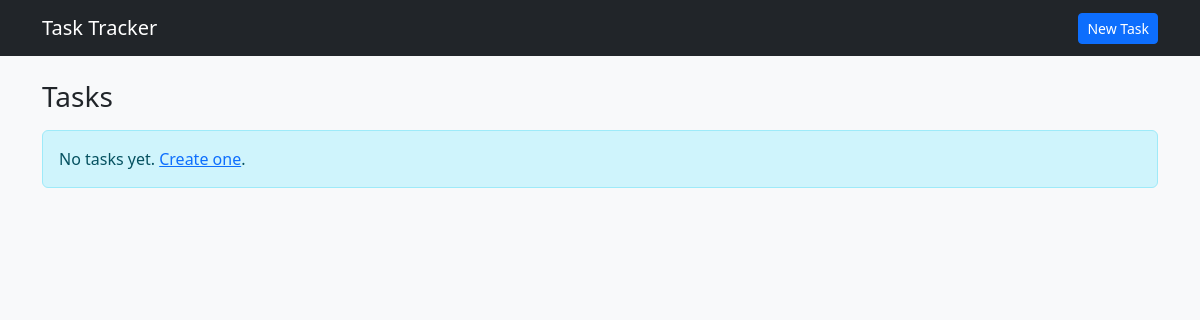
The page /tasks/ on the database as committed earlier.
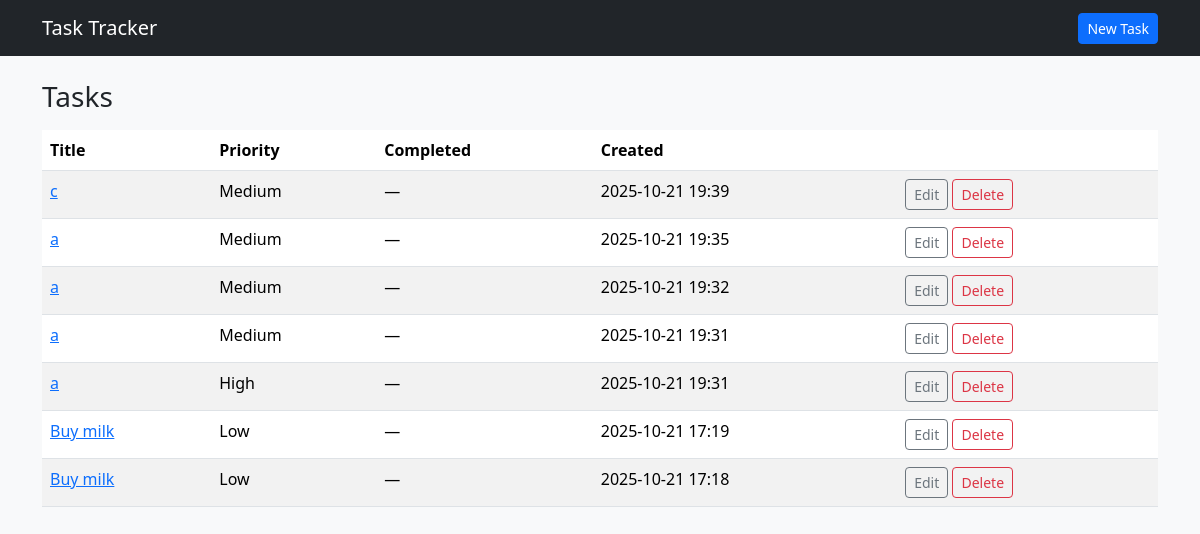
The same page on the database as committed later.
### tasks/models.py (models this page shows, shortened)
class Task(models.Model):
    PRIORITY_LOW = 'low'
    PRIORITY_MEDIUM ='medium'
    PRIORITY_HIGH = 'high'
    PRIORITY_CHOICES = [
        (PRIORITY_LOW, 'Low'),
        (PRIORITY_MEDIUM, 'Medium'),
        (PRIORITY_HIGH, 'High'),
    ]
    title = models.CharField(max_length=100)
    description = models.TextField(blank=True)
    priority = models.CharField(max_length=10, choices=PRIORITY_CHOICES, default=PRIORITY_MEDIUM)
    is_completed = models.BooleanField(default=False)
    created_at = models.DateTimeField(auto_now_add=True)

### tasks/views.py (the view)
# urls.py: path("tasks/",views.task_list, name = "task_list"),
def task_list(request):
    tasks = Task.objects.order_by("-created_at") #el - es ordenado por fecha de creación (de la reciente a la antigua)#
    return render(request, "tasks_list.html",{"tasks":tasks})

### tasks/templates/tasks_list.html (shortened to what this page needs)
{% extends "base.html" %}
{% block content %}
<h1 class="h3 mb-3">Tasks</h1>
{% if tasks %}
    <div class="table-responsive">
        <table class="table table-striped aling-middle">
            <thead>
                <tr>
                   <th>Title</th>
                   <th>Priority</th>
                   <th>Completed</th>
                   <th>Created</th>
                   <th></th>
                </tr>
            </thead>
            <tbody>
                {% for t in tasks %}
                <tr>
                    <td><a href="{% url 'task_detail' t.pk}">{{t.title}}</a></td>
                    <td>{{t.get_priority_display }}</td>
                    <td>{% if t.is_completed %} OK {% else %}—{% endif %}</td>
                    <td>{{t.created_at|date:"Y-m-d H:i"}}</td>
                    <td>
                        <a class="btn btn-sm btn-outline-secondary" href="{% url 'task_update' t.pk%}">Edit</a>
                        <a class="btn btn-sm btn-outline-danger" href="{% url 'task_delete' t.pk %}">Delete</a>
                    </td>
                </tr>
            </tbody>
        </table>
    </div>
{% else %}
    <div class="alert alert-info">No tasks yet. <a href="{% url 'task_create' %}">Create one</a>.</div>
{% endblock %}

### tasks/templates/base.html (shortened to what this page needs)
<!doctype html>
<html lang="en">
<head>
    <link href="https://cdn.jsdelivr.net/npm/bootstrap@5.3.3/dist/css/bootstrap.min.css" rel="stylesheet">
</head>
<body class="bg-light">
    <nav class="navbar navbar-expand-lg navbar-dark bg-dark">
        <div class="container">
            <a class="navbar-brand" href="{% url 'task_list' %}"> Task Tracker  </a>
            <div>
                <a class="btn btn-sm btn-primary" href="{% url 'task_create' %}">New Task</a>
            </div>
        </div>
    </nav>
<main class="container my-4">
  {% block content %}{% endblock %}
</main>
</body>
</html>

Rows that differ between the two databases and show on the page:
added Task: title "c", priority "Medium", created_at "2025-10-21 19:39"
added Task: title "a", priority "Medium", created_at "2025-10-21 19:35"
added Task: title "a", priority "Medium", created_at "2025-10-21 19:32"
added Task: title "a", priority "Medium", created_at "2025-10-21 19:31"
added Task: title "a", priority "High", created_at "2025-10-21 19:31"
added Task: title "Buy milk", priority "Low", created_at "2025-10-21 17:19"
added Task: title "Buy milk", priority "Low", created_at "2025-10-21 17:18"
Other text that changed with them:
text no longer shown: "No tasks yet. Create one ."
text now shown: "Title Priority Completed Created"
